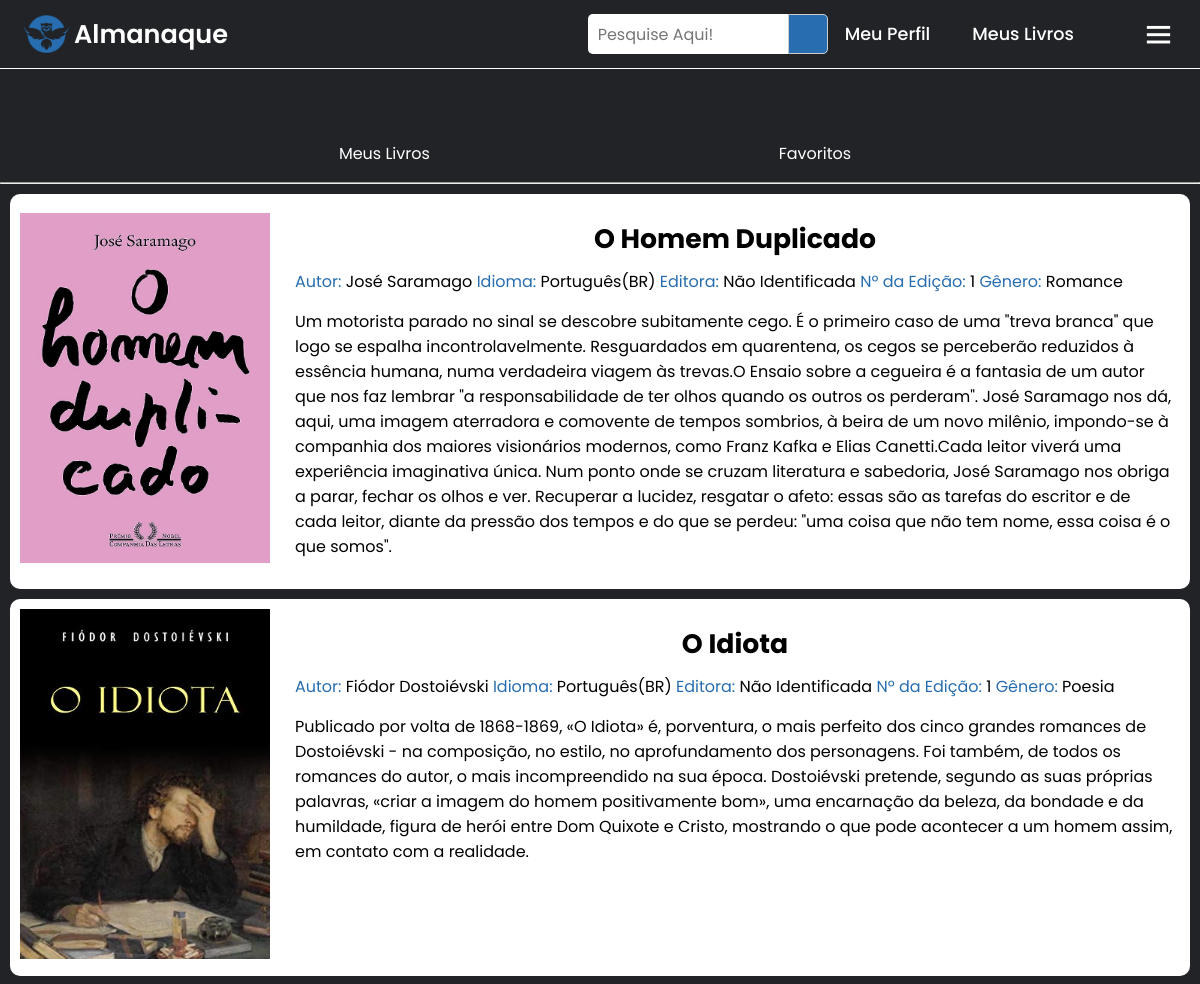
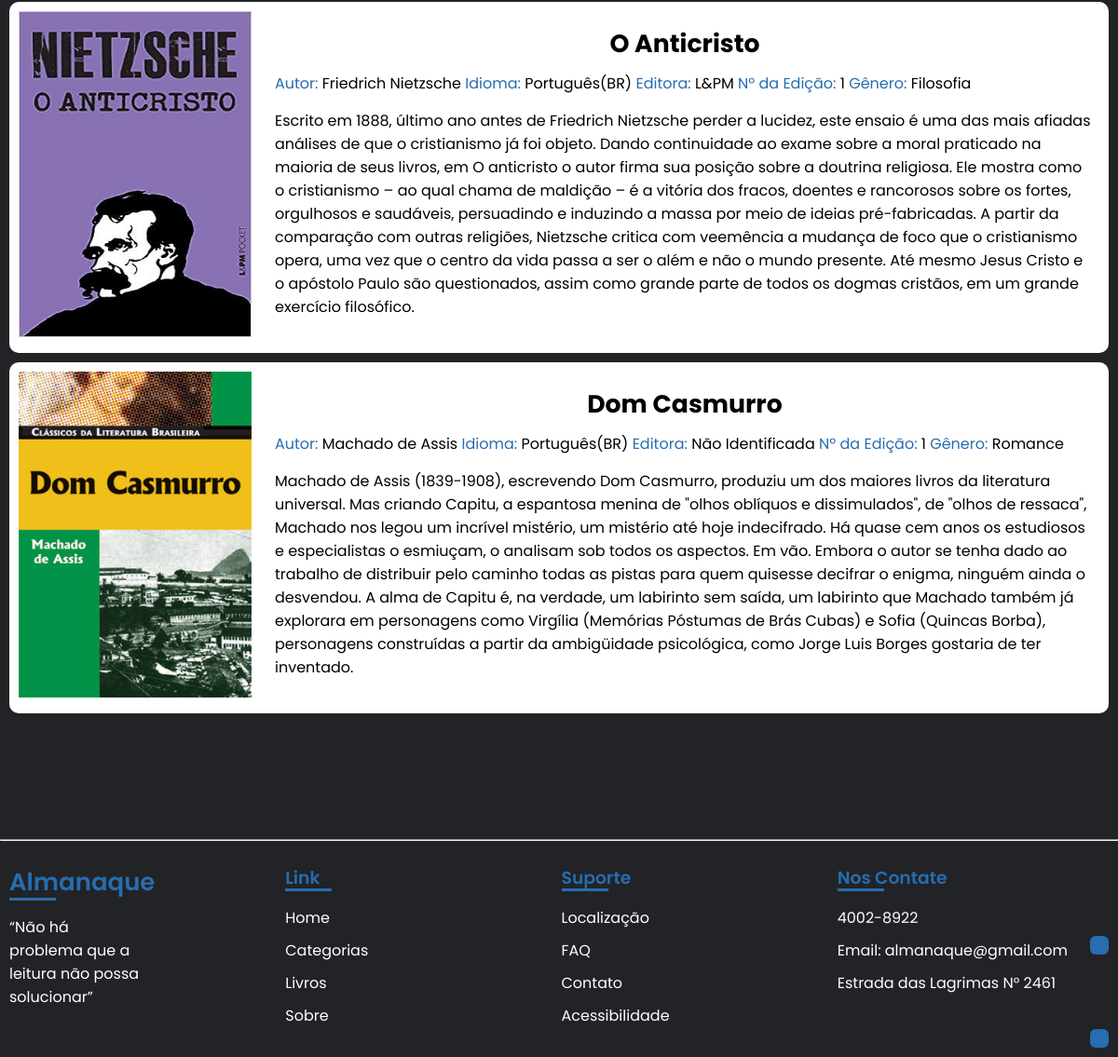
Page /usuario/meus_favoritos.php (signed in) on the committed database (2 pictures, top to bottom).
### tables this page shows
CREATE TABLE `livro` (
  `id_livro` int NOT NULL,
  `nome_livro` varchar(150) NOT NULL,
  `editora_livro` varchar(50) NOT NULL,
  `id_genero` int NOT NULL,
  `num_edicao_livro` int NOT NULL,
  `estoque_livro` int NOT NULL,
  `url_imagem_livro` varchar(5000) DEFAULT NULL,
  `sinopse_livro` varchar(1000) DEFAULT NULL,
  `id_autor` int NOT NULL
);

CREATE TABLE `autor` (
  `id_autor` int NOT NULL,
  `nome_autor` varchar(50) NOT NULL,
  `pais_autor` varchar(50) NOT NULL,
  `nascimento_autor` int NOT NULL,
  `falecimento_autor` int DEFAULT NULL
);

CREATE TABLE `genero` (
  `id_genero` int NOT NULL,
  `nome_genero` varchar(100) NOT NULL
);

### usuario/meus_favoritos.php (the view, shortened to what this page needs)
<?php
if($_SESSION['id_sessao'] == 1) {
$id_usuario = $_SESSION['id_usuario'];
?>
<!DOCTYPE html>
<html lang="pt-br">
<head>
    <link rel="stylesheet" href="../css/style.css">
    <link rel="stylesheet" href="../css/livro-aberto.css">
    <link rel="stylesheet" href="../css/menu_gerenciar.css">
    <link href="https://cdn.jsdelivr.net/npm/remixicon@3.5.0/fonts/remixicon.css" rel="stylesheet">
    <link rel="stylesheet" href="https://unpkg.com/boxicons@latest/css/boxicons.min.css">
</head>
<body>
    <?php include('../include/import_menu_logado.php');
    include('../include/conexao.php'); ?>
<br><br><br><br><br>
    <?php include('../include/import_usuario.php'); ?>
<?php
    $sql0 = mysqli_query($mysqli, "SELECT * FROM favorito WHERE id_usuario = '$id_usuario'");
    while ($result = mysqli_fetch_array($sql0)){
        $id_livro = $result['id_livro'];
        $sql = mysqli_query($mysqli, "SELECT  *   FROM  livro WHERE id_livro = '$id_livro'");
        while ($result = mysqli_fetch_array($sql))
            {
                $id_livro = $result['id_livro'];
                $nome_livro = $result['nome_livro'];
                $id_autor = $result['id_autor'];
                $id_genero = $result['id_genero'];
                $editora_livro = $result['editora_livro'];
                $num_edicao_livro = $result['num_edicao_livro'];
                $sinopse_livro = $result['sinopse_livro'];
                $url_imagem_livro = $result['url_imagem_livro'];
                    $sql2 = "SELECT * FROM autor id_autor WHERE id_autor = '$id_autor'";
                    $resultad2 = $mysqli->query($sql2);
                    while ($row = mysqli_fetch_array($resultad2))
                    {
                        $nome_autor = $row['nome_autor'];
                    }
                    $sql3 = "SELECT * FROM genero id_genero WHERE id_genero = '$id_genero'";
                    $resultad3 = $mysqli->query($sql3);
                    while ($row = mysqli_fetch_array($resultad3))
                    {
                        $nome_genero = $row['nome_genero'];
                    }
                    echo    "<div class='book-info-container'>
                            <form method='post' action='../livro_aberto.php'>
                                <input name='id_livro' value='".$id_livro."' style='display: none;'>
                                <button type='submit' name='Submit' style='border: none; background-color: white;'>
                                    <img class='book-cover' src='../imagens/livro_capa/".$url_imagem_livro."' alt='Capa do Livro'>
                                </button>
                            </form>
                            <div class='book-info'>
                            <form method='post' action='../livro_aberto.php'>
                            <input name='id_livro' value='".$id_livro."' style='display: none;'>
                                <button type='submit' name='Submit' style='border: none; background-color: white;'>
                                    <h1>".$nome_livro."</h1>
                                </button>
                            </form>
                                <div class='info-aberto'>
                                    <span class='info-conteudo'><span class='info-destaque'>Autor: </span>".$nome_autor."</span>
                                    <span class='info-conteudo'><span class='info-destaque'>Idioma: </span>Português(BR)</span>
                                    <span class='info-conteudo'><span class='info-destaque'>Editora: </span>".$editora_livro."</span>
                                    <span class='info-conteudo'><span class='info-destaque'>Nº da Edição: </span>".$num_edicao_livro."</span>
                                    <span class='info-conteudo'><span class='info-destaque'>Gênero: </span>".$nome_genero."</span>
                                </div>
                                <div class='text-sinopse'>
                                    <p>".$sinopse_livro."</p>
                                </div>
                            </div>
                        </div>";
            }
    }
    ?>
<br>
    <br><br><br><br>
    <?php include('../include/import_footer_logado.php');
    include('../include/acessibilidade.php') ?>
    <a id="link-acessibilidade" href="https://chrome.google.com/webstore/detail/selection-reader-text-to/fdffijlhedcdiblbingmagmdnokokgbi/related?hl=pt-BR"><i class="ri-speak-fill"></i></a>
    <a id="link-up" href="#"><i class="ri-arrow-up-double-line"></i></a>
</body>
</html>
<?php
}
else {
    echo "Você não pode acessar essa página, sua permissão é inválida";
}
?>

### css/style.css (style rules this page uses)
* { padding: 0; margin: 0; box-sizing: border-box; font-family: 'Poppins', sans-serif; text-decoration: none; list-style: none; }
:root { --bg-color: #222327; --text-color: #fff; --main-color: #276daf; }
body { min-height: 100vh; background: var(--bg-color); color: var(--text-color); }
#link-up { z-index: 1; position: fixed; color: white; background-color: #276daf; padding: 10px; right: 10px; bottom: 10px; border-radius: 30%; transition: all .50s ease; }
#link-acessibilidade { z-index: 1; position: fixed; color: white; background-color: #276daf; padding: 10px; margin-bottom: 100px; right: 10px; bottom: 10px; border-radius: 30%; transition: all .50s ease; }

### css/livro-aberto.css (style rules this page uses)
:root { --bg-color: #222327; --text-color: #fff; --main-color: #276daf; }
.book-info-container { margin: auto; padding: 10px; display: flex; text-align: center; margin: 10px; background-color: white; border-radius: 10px; }
.book-info-container form { text-align: center; }
.book-info-container form { margin-top: auto; margin-bottom: auto; }
.book-info { color: black; padding: 5px; text-align: left; }
.book-cover { margin-top: auto; margin-bottom: auto; margin-right: 20px; width: 250px; height: 350px; }
.info-destaque { color: var(--main-color); }
.info-conteudo { word-break: initial; }
.book-info p, .info-aberto { padding-bottom: 15px; }
.book-info h1 { text-align: center; padding-top: 10px; padding-bottom: 10px; }

### css/menu_gerenciar.css (style rules this page uses)
:root { --bg-color: #222327; --text-color: #fff; --main-color: #276daf; }
a { color: #fff; text-decoration: none; transition: all .50s ease ; }

### rows in the picture
livro: url_imagem_livro (picture), nome_livro "O Homem Duplicado", id_autor.nome_autor "José Saramago", editora_livro "Não Identificada", num_edicao_livro "1", id_genero.nome_genero "Romance", sinopse_livro "Um motorista parado no sinal se descobre subitamente cego. É o primeiro caso de uma \"treva branca\" que logo se espalha incontrolavelmente. Resguardados em quarentena, os cegos se perceberão reduzidos à essência humana, numa verdadeira viagem às trevas.O Ensaio sobre a cegueira é a fantasia de um autor que nos faz lembrar \"a responsabilidade de ter olhos quando os outros os perderam\". José Saramago nos dá, aqui, uma imagem aterradora e comovente de tempos sombrios, à beira de um novo milênio, impondo-se à companhia dos maiores visionários modernos, como Franz Kafka e Elias Canetti.Cada leitor viverá uma experiência imaginativa única. Num ponto onde se cruzam literatura e sabedoria, José…"
livro: url_imagem_livro (picture), nome_livro "O Idiota", id_autor.nome_autor "Fiódor Dostoiévski", editora_livro "Não Identificada", num_edicao_livro "1", id_genero.nome_genero "Poesia", sinopse_livro "Publicado por volta de 1868-1869, «O Idiota» é, porventura, o mais perfeito dos cinco grandes romances de Dostoiévski - na composição, no estilo, no aprofundamento dos personagens. Foi também, de todos os romances do autor, o mais incompreendido na sua época. Dostoiévski pretende, segundo as suas próprias palavras, «criar a imagem do homem positivamente bom», uma encarnação da beleza, da bondade e da humildade, figura de herói entre Dom Quixote e Cristo, mostrando o que pode acontecer a um homem assim, em contato com a realidade."
livro: url_imagem_livro (picture), nome_livro "O Anticristo", id_autor.nome_autor "Friedrich Nietzsche", editora_livro "L&PM", num_edicao_livro "1", id_genero.nome_genero "Filosofia", sinopse_livro "Escrito em 1888, último ano antes de Friedrich Nietzsche perder a lucidez, este ensaio é uma das mais afiadas análises de que o cristianismo já foi objeto. Dando continuidade ao exame sobre a moral praticado na maioria de seus livros, em O anticristo o autor firma sua posição sobre a doutrina religiosa. Ele mostra como o cristianismo – ao qual chama de maldição – é a vitória dos fracos, doentes e rancorosos sobre os fortes, orgulhosos e saudáveis, persuadindo e induzindo a massa por meio de ideias pré-fabricadas. A partir da comparação com outras religiões, Nietzsche critica com veemência a mudança de foco que o cristianismo opera, uma vez que o centro da vida passa a ser o além e não o…"
livro: url_imagem_livro (picture), nome_livro "Dom Casmurro", id_autor.nome_autor "Machado de Assis", editora_livro "Não Identificada", num_edicao_livro "1", id_genero.nome_genero "Romance", sinopse_livro "Machado de Assis (1839-1908), escrevendo Dom Casmurro, produziu um dos maiores livros da literatura universal. Mas criando Capitu, a espantosa menina de \"olhos oblíquos e dissimulados\", de \"olhos de ressaca\", Machado nos legou um incrível mistério, um mistério até hoje indecifrado. Há quase cem anos os estudiosos e especialistas o esmiuçam, o analisam sob todos os aspectos. Em vão. Embora o autor se tenha dado ao trabalho de distribuir pelo caminho todas as pistas para quem quisesse decifrar o enigma, ninguém ainda o desvendou. A alma de Capitu é, na verdade, um labirinto sem saída, um labirinto que Machado também já explorara em personagens como Virgília (Memórias Póstumas de Brás Cubas) e…"
